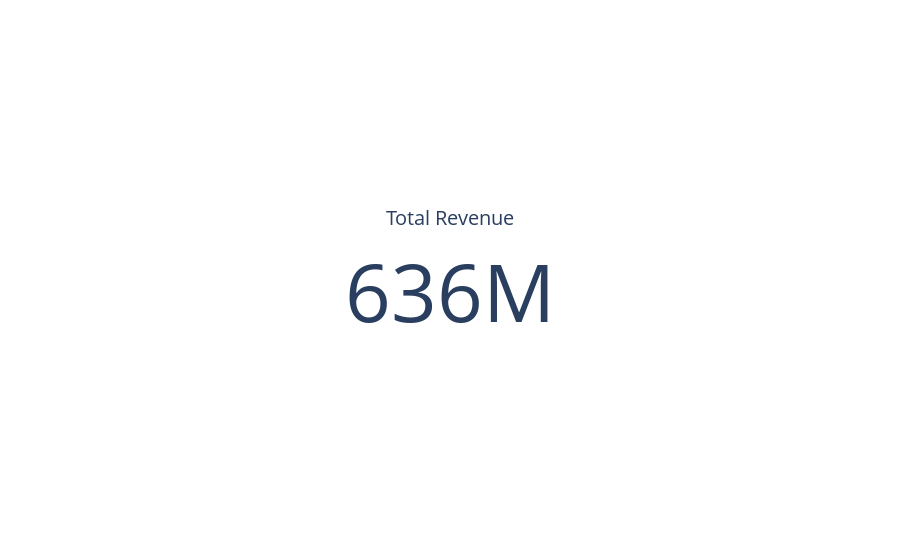

Notebook cell for this chart:
### Code cell
tr_fig = go.Figure()
tr_fig.add_trace(go.Indicator(mode="number", value=total_revenue, title={"text": "Total Revenue"}))
tr_fig.update_layout(height=200)
tr_fig.show()

### Figure 1 — Plotly figure (JSON) as saved in the notebook; plotly's stock layout.template omitted (floating-point values rounded to 4 significant figures)
{"data": [{"mode": "number", "title": {"text": "Total Revenue"}, "type": "indicator", "value": 635912702}], "layout": {"autosize": true}}
